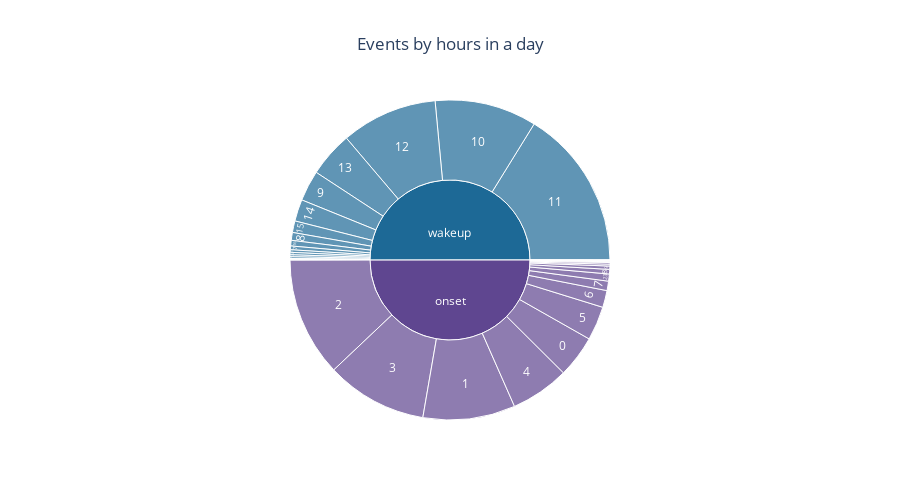

The notebook cell saved with this chart:
### Markdown cell above
From the charts displayed, it is evident that the majority of individuals whose sleeping series are represented in the training dataset tend to

wake up between 6-8 am;
go to sleep around 8-10 pm.

Such a temporal pattern matches well with general intuition as well as provides a useful baseline for further analyses.

### Code cell
# Aggregate data and calculate counts for each event type in each hour
agg_data = df_train_events[["event", "hour"]].groupby(["event", "hour"]).size().reset_index(name="count")

agg_data["hour"] = agg_data["hour"].astype(int)

# create a sunburst chart
fig = px.sunburst(
    agg_data,
    values='count',              
    path=["event", "hour"],     
    title="Events by hours in a day", 
    color="event",            
    height=500,             
    color_discrete_sequence=px.colors.qualitative.Prism  
)
fig.update_layout(title_x=0.5)
fig.show()

### Figure 1 — Plotly figure (JSON) as saved in the notebook; plotly's stock layout.template omitted (floating-point values rounded to 4 significant figures)
{"data": [{"branchvalues": "total", "customdata": [["onset"], ["wakeup"], ["wakeup"], ["onset"], ["wakeup"], ["onset"], ["wakeup"], ["onset"], ["wakeup"], ["onset"], ["onset"], ["onset"], ["wakeup"], ["onset"], ["wakeup"], ["onset"], ["onset"], ["onset"], ["wakeup"], ["onset"], ["wakeup"], ["onset"], ["wakeup"], ["wakeup"], ["wakeup"], ["onset"], ["wakeup"], ["onset"], ["wakeup"], ["onset"], ["wakeup"], ["onset"], ["wakeup"], ["wakeup"], ["onset"], ["wakeup"], ["onset"], ["onset"], ["wakeup"], ["onset"], ["onset"], ["wakeup"]], "domain": {"x": [0, 1], "y": [0, 1]}, "hovertemplate": "labels=%{label}<br>count=%{value}<br>parent=%{parent}<br>id=%{id}<br>event=%{customdata[0]}<extra></extra>", "ids": ["onset/0", "wakeup/11", "wakeup/10", "onset/10", "wakeup/9", "onset/9", "wakeup/8", "onset/8", "wakeup/7", "onset/7", "onset/11", "onset/6", "wakeup/5", "onset/5", "wakeup/4", "onset/4", "onset/3", "onset/2", "wakeup/1", "onset/1", "wakeup/6", "onset/19", "wakeup/19", "wakeup/21", "wakeup/20", "onset/21", "wakeup/18", "onset/20", "wakeup/17", "onset/14", "wakeup/15", "onset/15", "wakeup/14", "wakeup/13", "onset/13", "wakeup/12", "onset/12", "onset/22", "wakeup/16", "onset/23", "onset", "wakeup"], "labels": ["0", "11", "10", "10", "9", "9", "8", "8", "7", "7", "11", "6", "5", "5", "4", "4", "3", "2", "1", "1", "6", "19", "19", "21", "20", "21", "18", "20", "17", "14", "15", "15", "14", "13", "13", "12", "12", "22", "16", "23", "onset", "wakeup"], "marker": {"colors": ["rgb(95, 70, 144)", "rgb(29, 105, 150)", "rgb(29, 105, 150)", "rgb(95, 70, 144)", "rgb(29, 105, 150)", "rgb(95, 70, 144)", "rgb(29, 105, 150)", "rgb(95, 70, 144)", "rgb(29, 105, 150)", "rgb(95, 70, 144)", "rgb(95, 70, 144)", "rgb(95, 70, 144)", "rgb(29, 105, 150)", "rgb(95, 70, 144)", "rgb(29, 105, 150)", "rgb(95, 70, 144)", "rgb(95, 70, 144)", "rgb(95, 70, 144)", "rgb(29, 105, 150)", "rgb(95, 70, 144)", "rgb(29, 105, 150)", "rgb(95, 70, 144)", "rgb(29, 105, 150)", "rgb(29, 105, 150)", "rgb(29, 105, 150)", "rgb(95, 70, 144)", "rgb(29, 105, 150)", "rgb(95, 70, 144)", "rgb(29, 105, 150)", "rgb(95, 70, 144)", "rgb(29, 105, 150)", "rgb(95, 70, 144)", "rgb(29, 105, 150)", "rgb(29, 105, 150)", "rgb(95, 70, 144)", "rgb(29, 105, 150)", "rgb(95, 70, 144)", "rgb(95, 70, 144)", "rgb(29, 105, 150)", "rgb(95, 70, 144)", "rgb(95, 70, 144)", "rgb(29, 105, 150)"]}, "name": "", "parents": ["onset", "wakeup", "wakeup", "onset", "wakeup", "onset", "wakeup", "onset", "wakeup", "onset", "onset", "onset", "wakeup", "onset", "wakeup", "onset", "onset", "onset", "wakeup", "onset", "wakeup", "onset", "wakeup", "wakeup", "wakeup", "onset", "wakeup", "onset", "wakeup", "onset", "wakeup", "onset", "wakeup", "wakeup", "onset", "wakeup", "onset", "onset", "wakeup", "onset", "", ""], "type": "sunburst", "values": [407, 1551, 988, 18, 297, 32, 76, 44, 36, 91, 8, 164, 19, 329, 5, 569, 980, 1154, 1, 894, 23, 3, 5, 2, 3, 3, 17, 6, 25, 1, 112, 1, 211, 437, 1, 932, 1, 16, 54, 69, 4791, 4794]}], "layout": {"height": 500, "legend": {"tracegroupgap": 0}, "sunburstcolorway": ["rgb(95, 70, 144)", "rgb(29, 105, 150)", "rgb(56, 166, 165)", "rgb(15, 133, 84)", "rgb(115, 175, 72)", "rgb(237, 173, 8)", "rgb(225, 124, 5)", "rgb(204, 80, 62)", "rgb(148, 52, 110)", "rgb(111, 64, 112)", "rgb(102, 102, 102)"], "title": {"text": "Events by hours in a day", "x": 0.5}}}
